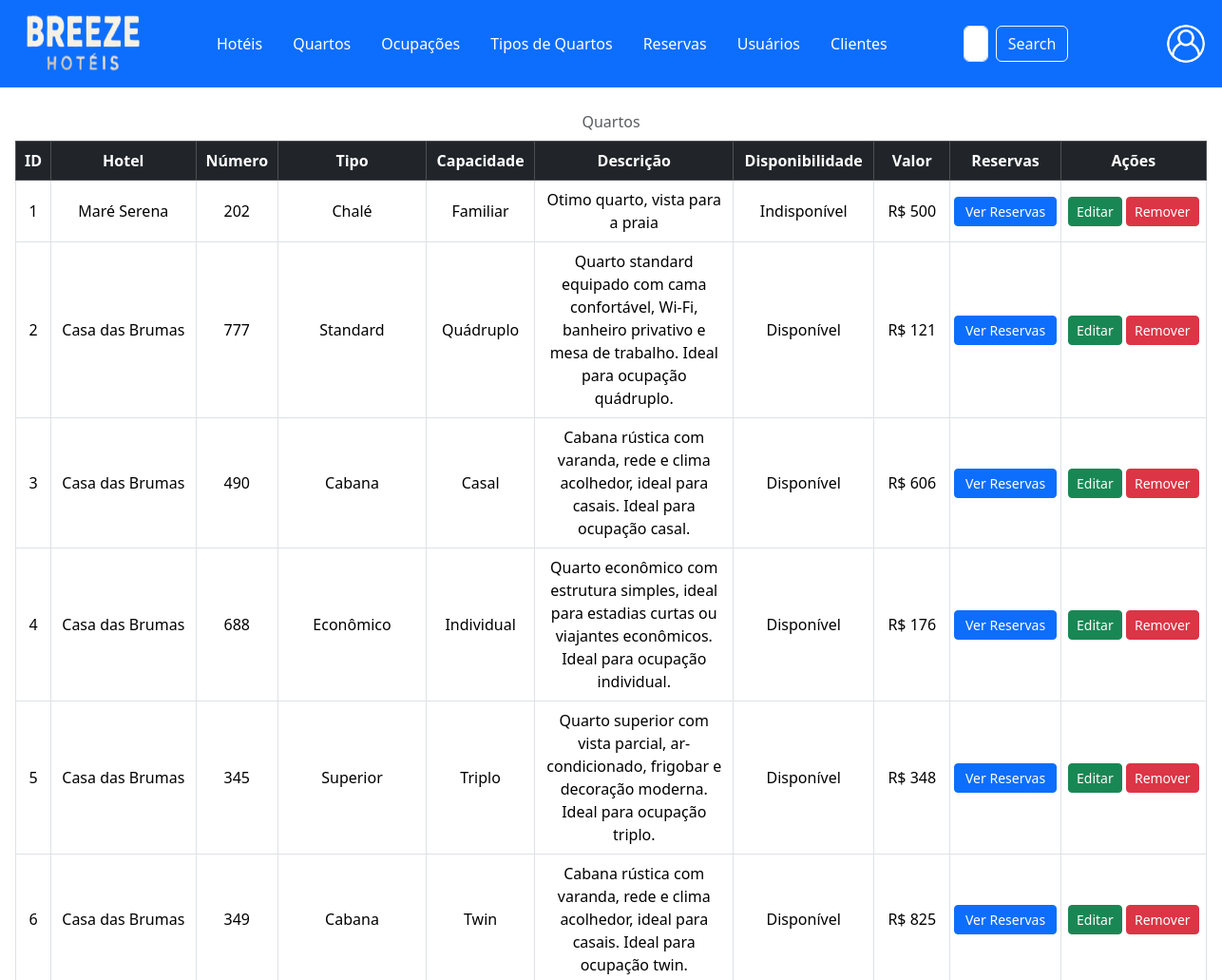
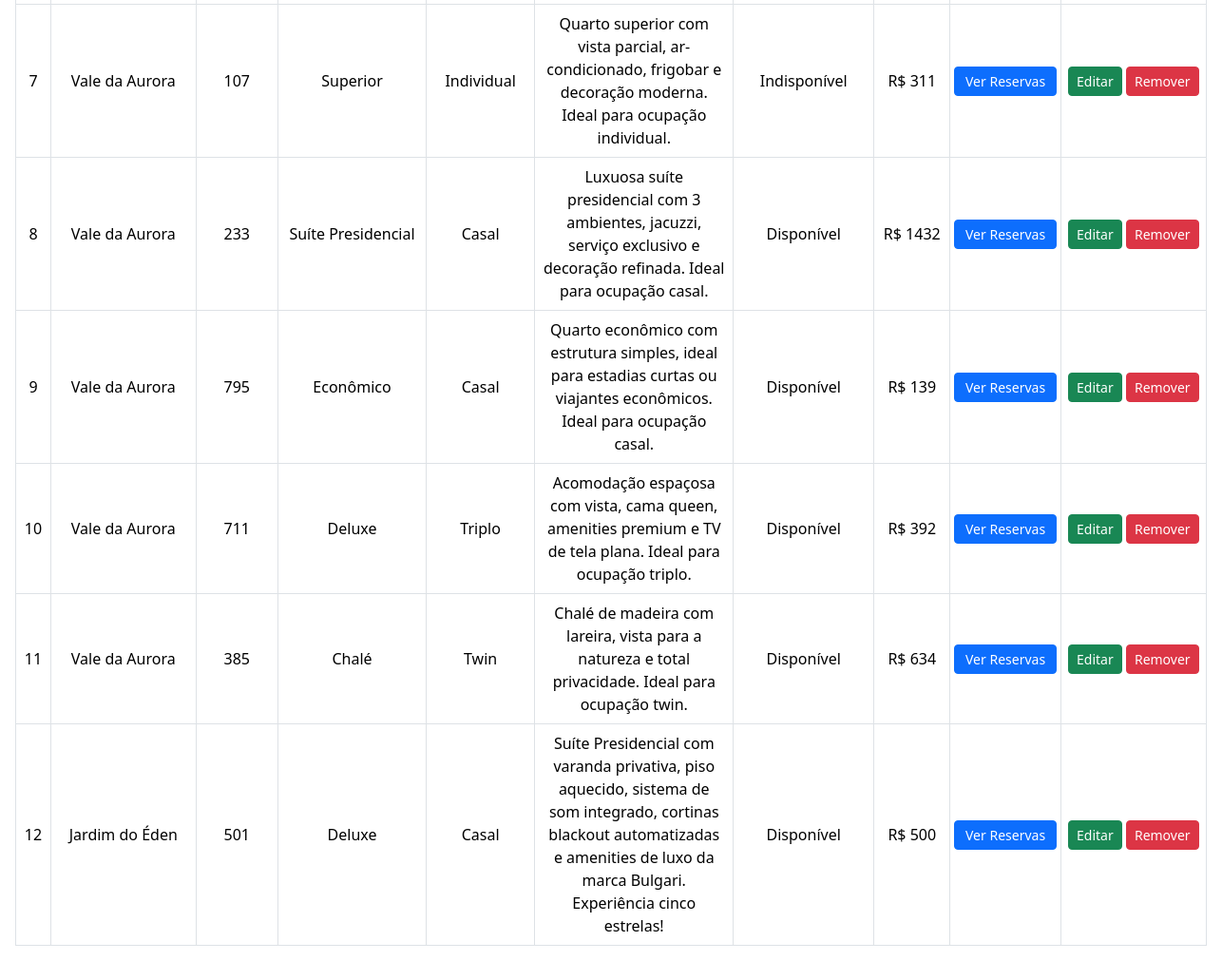
The app's page /codes/pages/adm/read/quartos.php with its own data (2 pictures, top to bottom).
### tables this page shows
CREATE TABLE `quartos` (
  `idquarto` int(11) NOT NULL,
  `numero` int(11) NOT NULL,
  `valor` int(11) NOT NULL,
  `descricao` varchar(255) NOT NULL,
  `disponibilidade` tinyint(4) NOT NULL,
  `h_idhotel` int(11) NOT NULL,
  `tq_idtipo` int(11) NOT NULL,
  `o_idocupacao` int(11) NOT NULL
);

CREATE TABLE `hoteis` (
  `idhotel` int(11) NOT NULL,
  `nome` varchar(255) NOT NULL,
  `regiao` varchar(255) NOT NULL,
  `estado` varchar(255) NOT NULL,
  `cidade` varchar(255) NOT NULL,
  `endereço` varchar(255) NOT NULL
);

CREATE TABLE `tipo_quarto` (
  `idtipo_quarto` int(11) NOT NULL,
  `tipoQuarto` varchar(255) NOT NULL
);

CREATE TABLE `ocupacao` (
  `idocupacao` int(11) NOT NULL,
  `ocupacao` varchar(255) NOT NULL
);

### codes/pages/adm/read/quartos.php (the view, shortened to what this page needs)
<?php
include __DIR__ . "/../../../conn/conn.php";
?>
<!DOCTYPE html>
<html lang="pt-br">
<head>
    <link href="https://cdn.jsdelivr.net/npm/bootstrap@5.3.5/dist/css/bootstrap.min.css" rel="stylesheet">
    <link href="/breeze/codes/css/hospedes.css" rel="stylesheet">
</head>
<body>
  <header class="bg-primary py-2">
    <nav class="navbar navbar-expand-lg navbar-dark bg-primary">
      <div class="container-fluid">
        <div class="d-flex justify-content-left align-items-left mx-3">
          <img src="/breeze/images/logob.png" height="60" width="120"/>
        </div>
        <div class="collapse navbar-collapse align-items-center ms-5" id="navbarSupportedContent">
          <ul class="navbar-nav mb-2 mb-lg-0">
            <li class="nav-item dropdown">
              <a class="nav-link dropdown-toggle color mx-2" href="#" role="button" data-bs-toggle="dropdown" aria-expanded="false"> Hotéis </a>
            </li>
            <li class="nav-item dropdown">
              <a class="nav-link dropdown-toggle color mx-2" href="#" role="button" data-bs-toggle="dropdown" aria-expanded="false"> Quartos </a>
            </li>
            <li class="nav-item dropdown">
              <a class="nav-link dropdown-toggle color mx-2" href="#" role="button" data-bs-toggle="dropdown" aria-expanded="false"> Ocupações </a>
            </li>
            <li class="nav-item dropdown">
              <a class="nav-link dropdown-toggle color mx-2" href="#" role="button" data-bs-toggle="dropdown" aria-expanded="false"> Tipos de Quartos </a>
            </li>
            <li class="nav-item dropdown">
              <a class="nav-link dropdown-toggle color mx-2" href="#" role="button" data-bs-toggle="dropdown" aria-expanded="false"> Reservas </a>
            </li>
            <li class="nav-item dropdown">
              <a class="nav-link dropdown-toggle color mx-2" href="#" role="button" data-bs-toggle="dropdown" aria-expanded="false"> Usuários </a>
            </li>
            <li class="nav-item dropdown me-3">
              <a class="nav-link dropdown-toggle color mx-2" href="#" role="button" data-bs-toggle="dropdown" aria-expanded="false"> Clientes </a>
            </li>
          </ul>
          <form class="d-flex mx-5" role="search">
            <input class="form-control me-2" type="search" placeholder="Search" aria-label="Search">
            <button class="btn btn-outline-light" type="submit">Search</button>
          </form>
          <ul class="navbar-nav ms-5">
            <li class="nav-item dropdown">
              <a class="nav-link dropdown-toggle" href="#" id="userDropdown" role="button" data-bs-toggle="dropdown"
                aria-haspopup="true" aria-expanded="false">
                <img src="/breeze/images/login.png" width="40" height="40" class="rounded-circle" alt="User">
              </a>
            </li>
          </ul>
        </div>
      </div>
    </nav>
  </header>
  <main class="w-100 m-auto form-container">
    <table id="tabela-quartos" class="table table-bordered align-middle caption-top mb-0">
      <thead class="table-dark text-center">
        <tr>
          <th class="sortable"> ID </th>
          <th class="sortable"> Hotel </th>
          <th class="sortable"> Número </th>
          <th class="sortable"> Tipo </th>
          <th class="sortable"> Capacidade </th>
          <th class="sortable"> Descrição </th>
          <th class="sortable"> Disponibilidade </th>
          <th class="sortable"> Valor </th>
          <th> Reservas </th>
          <th> Ações </th>
        </tr>
      </thead>
      <tbody>
        <?php
          try {
            $sql = "SELECT q.idquarto, q.numero, q.descricao, q.disponibilidade, q.valor, q.h_idhotel, q.tq_idtipo, q.o_idocupacao, h.nome AS hotel, tq.tipoQuarto AS tipo, o.ocupacao
                    FROM quartos q
                    JOIN hoteis h ON q.h_idhotel = h.idhotel
                    JOIN tipo_quarto tq ON q.tq_idtipo = tq.idtipo_quarto
                    JOIN ocupacao o ON q.o_idocupacao = o.idocupacao";
            $stmt = $conn->prepare($sql);
            if ($stmt->execute()) {
                $quartos = $stmt->fetchAll(PDO::FETCH_ASSOC);
            } else {
                $quartos = [];
            }
            if ($quartos) {
              foreach ($quartos as $row) {
                if ($row["disponibilidade"] == "1") {
                  $row["disponibilidade"] = "Disponível";
                } else {
                  $row["disponibilidade"] = "Indisponível";
                }
                echo '<tr class="text-center align-middle">
                        <td>'.$row["idquarto"].'</td>
                        <td>'.$row["hotel"].'</td>
                        <td>'.$row["numero"].'</td>
                        <td>'.$row["tipo"].'</td>
                        <td>'.$row["ocupacao"].'</td>
                        <td style="max-width: 200px;">'.$row["descricao"].'</td>
                        <td>'.$row["disponibilidade"].'</td>
                        <td> R$ '.$row["valor"].'</td>
                        <td class="p-1">
                          <button class="btn btn-primary btn-sm w-100 ver-reservas-btn" data-idquarto="'.$row["idquarto"].'" data-bs-toggle="modal" data-bs-target="#modalReservas">
                            Ver Reservas
                          </button>
                        </td>
                        <td class="p-1">
                          <button class="btn btn-success btn-sm w-49 btn-editar" data-id="' . htmlspecialchars($row["idquarto"]) . '" data-bs-toggle="modal" data-bs-target="#modalEditar">
                            Editar
                          </button>
                          <button class="btn btn-danger btn-sm w-49" onclick="removerHospede('.$row["idquarto"].')">
                            Remover
                          </button>
                        </td>
                      </tr>';
            }
            } else {
                echo "<tr><td colspan='10' class='text-center'> Nenhum hotel cadastrado. </td></tr>";
            }
        } catch (PDOException $e) {
            echo "<tr><td colspan='10' class='text-danger'> Erro ao buscar hotéis: " . $e->getMessage() . "</td></tr>";
        }
        ?>
      </tbody>
      <caption class="text-center"> Quartos </caption>
    </table>
  </main>
</body>
</html>

### codes/css/hospedes.css (style rules this page uses)
main { max-width: 1000px; padding: 1rem; }
.color { color: white; border-radius: 10px; }
.dropdown-toggle::after { display: none; }

### codes/pages/adm/read/quartos.php (style rules this page uses)
main { max-width: 1300px; padding: 1rem; }

### records on screen
quartos: idquarto "1", h_idhotel.nome "Maré Serena", numero "202", tq_idtipo.tipoQuarto "Chalé", o_idocupacao.ocupacao "Familiar", descricao "Otimo quarto, vista para a praia", disponibilidade "Indisponível", valor "500"
quartos: idquarto "2", h_idhotel.nome "Casa das Brumas", numero "777", tq_idtipo.tipoQuarto "Standard", o_idocupacao.ocupacao "Quádruplo", descricao "Quarto standard equipado com cama confortável, Wi-Fi, banheiro privativo e mesa de trabalho. Ideal para ocupação quádruplo.", disponibilidade "Disponível", valor "121"
quartos: idquarto "3", h_idhotel.nome "Casa das Brumas", numero "490", tq_idtipo.tipoQuarto "Cabana", o_idocupacao.ocupacao "Casal", descricao "Cabana rústica com varanda, rede e clima acolhedor, ideal para casais. Ideal para ocupação casal.", disponibilidade "Disponível", valor "606"
quartos: idquarto "4", h_idhotel.nome "Casa das Brumas", numero "688", tq_idtipo.tipoQuarto "Econômico", o_idocupacao.ocupacao "Individual", descricao "Quarto econômico com estrutura simples, ideal para estadias curtas ou viajantes econômicos. Ideal para ocupação individual.", disponibilidade "Disponível", valor "176"
quartos: idquarto "5", h_idhotel.nome "Casa das Brumas", numero "345", tq_idtipo.tipoQuarto "Superior", o_idocupacao.ocupacao "Triplo", descricao "Quarto superior com vista parcial, ar-condicionado, frigobar e decoração moderna. Ideal para ocupação triplo.", disponibilidade "Disponível", valor "348"
quartos: idquarto "6", h_idhotel.nome "Casa das Brumas", numero "349", tq_idtipo.tipoQuarto "Cabana", o_idocupacao.ocupacao "Twin", descricao "Cabana rústica com varanda, rede e clima acolhedor, ideal para casais. Ideal para ocupação twin.", disponibilidade "Disponível", valor "825"
quartos: idquarto "7", h_idhotel.nome "Vale da Aurora", numero "107", tq_idtipo.tipoQuarto "Superior", o_idocupacao.ocupacao "Individual", descricao "Quarto superior com vista parcial, ar-condicionado, frigobar e decoração moderna. Ideal para ocupação individual.", disponibilidade "Indisponível", valor "311"
quartos: idquarto "8", h_idhotel.nome "Vale da Aurora", numero "233", tq_idtipo.tipoQuarto "Suíte Presidencial", o_idocupacao.ocupacao "Casal", descricao "Luxuosa suíte presidencial com 3 ambientes, jacuzzi, serviço exclusivo e decoração refinada. Ideal para ocupação casal.", disponibilidade "Disponível", valor "1432"
quartos: idquarto "9", h_idhotel.nome "Vale da Aurora", numero "795", tq_idtipo.tipoQuarto "Econômico", o_idocupacao.ocupacao "Casal", descricao "Quarto econômico com estrutura simples, ideal para estadias curtas ou viajantes econômicos. Ideal para ocupação casal.", disponibilidade "Disponível", valor "139"
quartos: idquarto "10", h_idhotel.nome "Vale da Aurora", numero "711", tq_idtipo.tipoQuarto "Deluxe", o_idocupacao.ocupacao "Triplo", descricao "Acomodação espaçosa com vista, cama queen, amenities premium e TV de tela plana. Ideal para ocupação triplo.", disponibilidade "Disponível", valor "392"
quartos: idquarto "11", h_idhotel.nome "Vale da Aurora", numero "385", tq_idtipo.tipoQuarto "Chalé", o_idocupacao.ocupacao "Twin", descricao "Chalé de madeira com lareira, vista para a natureza e total privacidade. Ideal para ocupação twin.", disponibilidade "Disponível", valor "634"
quartos: idquarto "12", h_idhotel.nome "Jardim do Éden", numero "501", tq_idtipo.tipoQuarto "Deluxe", o_idocupacao.ocupacao "Casal", descricao "Suíte Presidencial com varanda privativa, piso aquecido, sistema de som integrado, cortinas blackout automatizadas e amenities de luxo da marca Bulgari. Experiência cinco estrelas!", disponibilidade "Disponível", valor "500"
